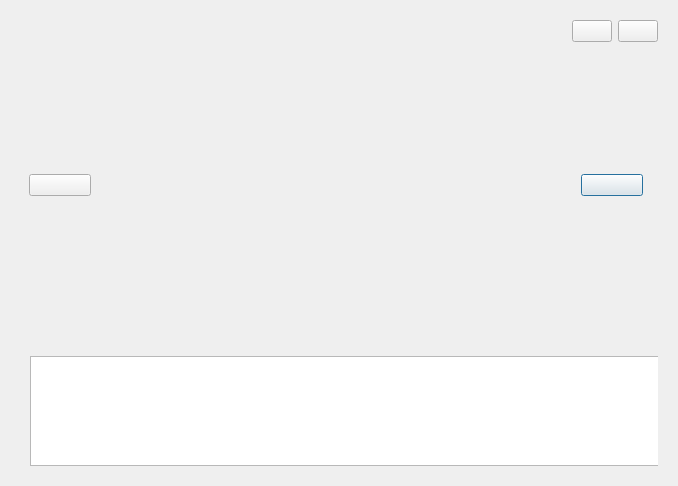
<?xml version="1.0" encoding="UTF-8"?>
<ui version="4.0">
 <class>SlideShowDlg</class>
 <widget class="QDialog" name="SlideShowDlg">
  <property name="geometry">
   <rect>
    <x>0</x>
    <y>0</y>
    <width>678</width>
    <height>486</height>
   </rect>
  </property>
  <property name="windowTitle">
   <string>Dialog</string>
  </property>
  <layout class="QVBoxLayout" name="verticalLayout" stretch="7,1">
   <item>
    <widget class="QWidget" name="slideShow" native="true">
     <layout class="QGridLayout" name="gridLayout">
      <item row="1" column="2">
       <widget class="QWidget" name="slidenextwid" native="true">
        <property name="minimumSize">
         <size>
          <width>80</width>
          <height>0</height>
         </size>
        </property>
        <property name="maximumSize">
         <size>
          <width>80</width>
          <height>16777215</height>
         </size>
        </property>
        <layout class="QHBoxLayout" name="horizontalLayout_4">
         <item>
          <widget class="PicButton" name="slidenextBtn">
           <property name="text">
            <string/>
           </property>
          </widget>
         </item>
        </layout>
       </widget>
      </item>
      <item row="1" column="0">
       <widget class="QWidget" name="slidprewid" native="true">
        <property name="minimumSize">
         <size>
          <width>80</width>
          <height>0</height>
         </size>
        </property>
        <property name="maximumSize">
         <size>
          <width>80</width>
          <height>16777215</height>
         </size>
        </property>
        <layout class="QHBoxLayout" name="horizontalLayout_3">
         <item>
          <widget class="PicButton" name="slidepreBtn">
           <property name="text">
            <string/>
           </property>
          </widget>
         </item>
        </layout>
       </widget>
      </item>
      <item row="1" column="1">
       <widget class="PicAnimationWid" name="picAnimation" native="true"/>
      </item>
      <item row="0" column="2">
       <layout class="QHBoxLayout" name="horizontalLayout_2">
        <item>
         <widget class="PicStateBtn" name="playBtn">
          <property name="text">
           <string/>
          </property>
         </widget>
        </item>
        <item>
         <widget class="PicButton" name="closeBtn">
          <property name="text">
           <string/>
          </property>
         </widget>
        </item>
       </layout>
      </item>
     </layout>
    </widget>
   </item>
   <item>
    <widget class="QWidget" name="preShow" native="true">
     <layout class="QHBoxLayout" name="horizontalLayout">
      <item>
       <widget class="QWidget" name="widget" native="true">
        <property name="minimumSize">
         <size>
          <width>0</width>
          <height>120</height>
         </size>
        </property>
        <property name="maximumSize">
         <size>
          <width>16777215</width>
          <height>120</height>
         </size>
        </property>
        <widget class="PreListWid" name="preListWidget">
         <property name="geometry">
          <rect>
           <x>10</x>
           <y>10</y>
           <width>16777215</width>
           <height>110</height>
          </rect>
         </property>
         <property name="minimumSize">
          <size>
           <width>0</width>
           <height>110</height>
          </size>
         </property>
         <property name="maximumSize">
          <size>
           <width>16777215</width>
           <height>110</height>
          </size>
         </property>
         <property name="flow">
          <enum>QListView::Flow::LeftToRight</enum>
         </property>
         <property name="viewMode">
          <enum>QListView::ViewMode::IconMode</enum>
         </property>
        </widget>
       </widget>
      </item>
     </layout>
    </widget>
   </item>
  </layout>
 </widget>
 <customwidgets>
  <customwidget>
   <class>PicButton</class>
   <extends>QPushButton</extends>
   <header location="global">picbutton.h</header>
  </customwidget>
  <customwidget>
   <class>PicStateBtn</class>
   <extends>QPushButton</extends>
   <header location="global">picstatebtn.h</header>
  </customwidget>
  <customwidget>
   <class>PicAnimationWid</class>
   <extends>QWidget</extends>
   <header location="global">picanimationwid.h</header>
   <container>1</container>
  </customwidget>
  <customwidget>
   <class>PreListWid</class>
   <extends>QListWidget</extends>
   <header location="global">prelistwid.h</header>
  </customwidget>
 </customwidgets>
 <resources/>
 <connections/>
</ui>
